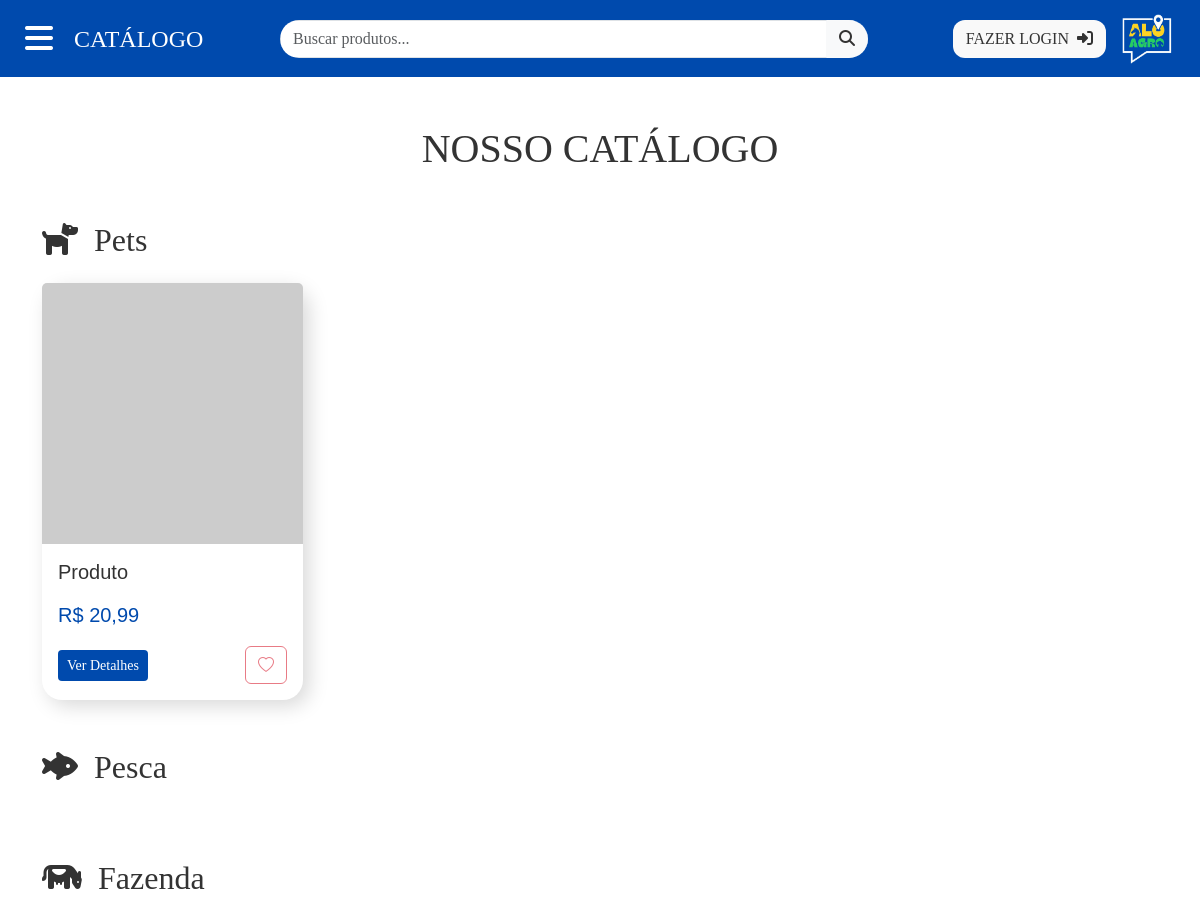
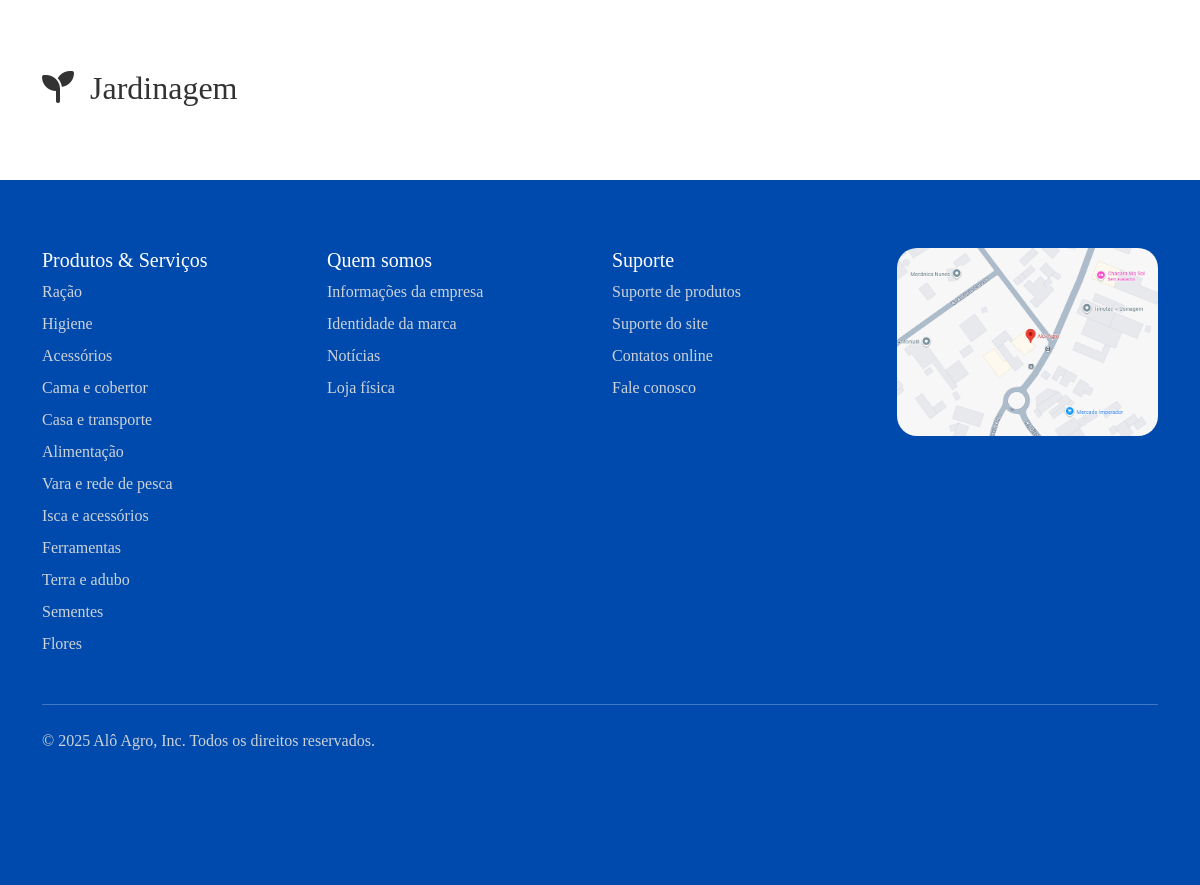
/catalogo.php, run on the app's committed database (2 pictures, top to bottom).
### tables this page shows
CREATE TABLE `categorias` (
  `id` int(11) NOT NULL,
  `nome` varchar(100) NOT NULL,
  `icone_bootstrap` varchar(50) NOT NULL
);

CREATE TABLE `produtos` (
  `id` int(11) NOT NULL,
  `nome` varchar(255) NOT NULL,
  `preco` decimal(10,2) NOT NULL DEFAULT 0.00,
  `imagem` varchar(255) DEFAULT NULL,
  `categoria_id` int(11) DEFAULT NULL,
  `created_at` timestamp NOT NULL DEFAULT current_timestamp(),
  `updated_at` timestamp NOT NULL DEFAULT current_timestamp() ON UPDATE current_timestamp()
);

### templates/aloagrodb.php (called while the page is built, shortened)
<?php
class DB
{
    private static ?PDO $conn = null;
    private static function connect(): PDO
    {
        if (self::$conn === null) {
            try {
                $dsn = "mysql:host=" . DB_HOST . ";dbname=" . DB_NAME . ";charset=utf8mb4";
                $options = [
                    PDO::ATTR_ERRMODE => PDO::ERRMODE_EXCEPTION,
                    PDO::ATTR_DEFAULT_FETCH_MODE => PDO::FETCH_ASSOC,
                    PDO::ATTR_EMULATE_PREPARES => false,
                ];
                self::$conn = new PDO($dsn, DB_USER, DB_PASSWORD, $options);
            } catch (PDOException $e) {
                throw new DatabaseException('Falha ao conectar ao banco de dados: ' . $e->getMessage());
            }
        }
        return self::$conn;
    }
    public static function find(string $table, ?int $id = null): array
    {
        $conn = self::connect();
        $sql = "SELECT * FROM `$table`";
        if ($id !== null) {
            $sql .= " WHERE `id` = :id LIMIT 1";
            $stmt = $conn->prepare($sql);
            $stmt->execute([':id' => $id]);
            return $stmt->fetch() ?: [];
        } else {
            $stmt = $conn->prepare($sql);
            $stmt->execute();
            return $stmt->fetchAll();
        }
    }
    public static function findAllBy(string $table, string $column, $value): array
    {
        $conn = self::connect();
        $sql = "SELECT * FROM `$table` WHERE `$column` = :value";
        $stmt = $conn->prepare($sql);
        $stmt->execute([':value' => $value]);
        return $stmt->fetchAll();
    }
}

### auth.php (called while the page is built, shortened)
<?php
class Auth
{
    public function isLoggedIn(): bool
    {
        return isset($_SESSION['user_id']);
    }
    public function isAdmin(): bool
    {
        return $this->isLoggedIn() && isset($_SESSION['user_type']) && $_SESSION['user_type'] === 'admin';
    }
}

### catalogo.php (the view, shortened to what this page needs)
<?php
require_once 'auth.php';
$auth = new Auth();
$userFavorites = [];
$searchTerm = trim($_GET['busca'] ?? '');
$produtos = [];
$categorias = [];
if (!empty($searchTerm)) {
    $page_title = 'Resultados para "' . htmlspecialchars($searchTerm) . '"';
    $sql = "SELECT * FROM produtos WHERE nome LIKE ?";
    $param = '%' . $searchTerm . '%';
    $produtos = DB::query($sql, [$param]);
} else {
    $categorias = DB::find('categorias');
}
?>
<div class="container main-content my-5">
    <h1 class="text-center mb-5 category-title">
        <?php
        if (!empty($searchTerm)) {
            echo 'Resultados da busca por: "' . htmlspecialchars($searchTerm) . '"';
        } else {
            echo 'NOSSO CATÁLOGO';
        }
        ?>
    </h1>
    <?php if (!empty($searchTerm)): ?>
        <div class="row row-cols-1 row-cols-sm-2 row-cols-md-3 row-cols-lg-4 g-4">
            <?php if ($produtos): ?>
                <?php foreach ($produtos as $produto): ?>
                    <div class="col">
                        <?php include('inc/product_card.php');  ?>
                    </div>
                <?php endforeach; ?>
            <?php else: ?>
                <div class="col-12 text-center">
                    <p>Nenhum produto encontrado com o termo "<?php echo htmlspecialchars($searchTerm); ?>".</p>
                </div>
            <?php endif; ?>
        </div>
    <?php else: ?>
        <?php if ($categorias): ?>
            <?php foreach ($categorias as $categoria): ?>
                <div class="row mt-5">
                    <div class="col">
                        <h2 id="<?php echo htmlspecialchars($categoria['nome']); ?>" class="mb-4 category-title">
                            <i class="<?php echo htmlspecialchars($categoria['icone_bootstrap']); ?> me-2"></i>
                            <?php echo htmlspecialchars($categoria['nome']); ?>
                        </h2>
                    </div>
                </div>
                <div class="row row-cols-1 row-cols-sm-2 row-cols-md-3 row-cols-lg-4 g-4">
                    <?php
                    $produtosDaCategoria = DB::findAllBy('produtos', 'categoria_id', $categoria['id']);
                    ?>
                    <?php if ($produtosDaCategoria): ?>
                        <?php foreach ($produtosDaCategoria as $produto): ?>
                            <div class="col">
                                <div class="card h-100 product-card">
                                    <?php
                                    $imagePath = BASEURL . 'arquivos/uploads/produtos/' . htmlspecialchars($produto['imagem'] ?? '');
                                    $placeholder = "https://via.placeholder.com/500x500.png?text=Imagem+Indisponivel";
                                    $imageUrl = (!empty($produto['imagem']) && file_exists('arquivos/uploads/produtos/' . $produto['imagem'])) ? $imagePath : $placeholder;
                                    ?>
                                    <img src="<?php echo $imageUrl; ?>" class="card-img-top"
                                        alt="<?php echo htmlspecialchars($produto['nome']); ?>"
                                        style="aspect-ratio: 1 / 1; object-fit: cover;">
                                    <div class="card-body d-flex flex-column">
                                        <h5 class="card-title"><?php echo htmlspecialchars($produto['nome']); ?></h5>
                                        <p class="card-text price mt-2">R$ <?php echo number_format($produto['preco'], 2, ',', '.'); ?></p>
                                        <div class="mt-auto d-flex justify-content-between align-items-center">
                                            <a href="produto.php?id=<?php echo $produto['id']; ?>" class="btn botaodetalhes btn-sm">Ver
                                                Detalhes</a>
                                            <?php if ($auth->isAdmin()): ?>
                                                <div class="admin-actions d-flex gap-2">
                                                    <a href="editar_produto.php?id=<?php echo $produto['id']; ?>"
                                                        class="btn btn-outline-secondary btn-sm"><i class="bi bi-pencil"></i></a>
                                                    <a href="deletar_produto.php?id=<?php echo $produto['id']; ?>"
                                                        class="btn btn-outline-danger btn-sm"
                                                        onclick="return confirm('Tem certeza que deseja deletar este produto?');"><i
                                                            class="bi bi-trash"></i></a>
                                                </div>
                                            <?php else: ?>
                                                <button class="btn btn-outline-danger btn-favorite"
                                                    data-product-id="<?php echo $produto['id']; ?>" <?php if (!$auth->isLoggedIn())
                                                           echo 'disabled title="Faça login para favoritar"'; ?>>
                                                    <?php
                                                    $isFavorited = in_array($produto['id'], $userFavorites);
                                                    ?>
                                                    <i class="bi <?php echo $isFavorited ? 'bi-heart-fill' : 'bi-heart'; ?>"></i>
                                                </button>
                                            <?php endif; ?>
                                        </div>
                                    </div>
                                </div>
                            </div>
                        <?php endforeach; ?>
                    <?php else: ?>
                        <div class="col"></div>
                    <?php endif; ?>
                </div>
            <?php endforeach; ?>
        <?php else: ?>
            <p class="text-center">Nenhuma categoria encontrada.</p>
        <?php endif; ?>
    <?php endif; ?>
</div>

### catalogo.php (style rules this page uses)
.product-card { transition: transform 0.2s ease-in-out, box-shadow 0.2s ease-in-out; border-radius: 20px; background: #ffffff; box-shadow: 6px 6px 20px #d9d9d9, -6px -6px 20px #ffffff; border: none; }
.card-title { font-family: 'InstrumentSansBold', sans-serif; color: #333; }
.card-text.price { font-family: 'InstrumentSansBold', sans-serif; font-size: 1.25rem; color: #004AAD; }
.category-title { font-family: 'InstrumentSansBold'; color: #333; }
.botaodetalhes { background-color: #004AAD; color: white; font-family: 'InstrumentSansBold'; }

### data on the page
categorias: nome "Pets"
produtos: nome "Produto", preco "20,99"
categorias: nome "Pesca"
categorias: nome "Fazenda"
categorias: nome "Jardinagem"
